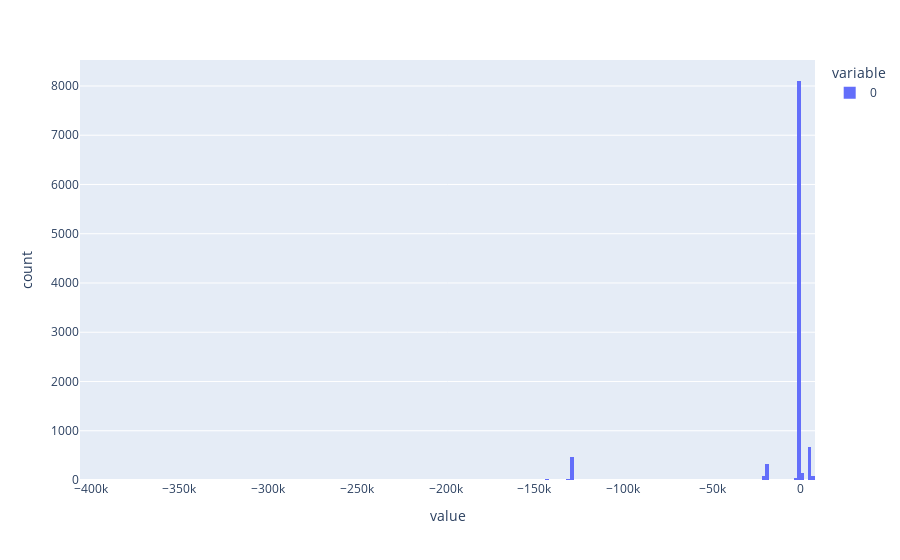

The cell this chart's notebook holds for it:
### Code cell
import plotly.express as px
px.histogram(df)

### Figure 1 — Plotly figure (JSON) as saved in the notebook; plotly's stock layout.template omitted (floating-point values rounded to 4 significant figures; data arrays with more than 128 entries replaced by an {"elided": "..."} marker saying what was removed)
{"data": [{"alignmentgroup": "True", "bingroup": "x", "hovertemplate": "variable=0<br>value=%{x}<br>count=%{y}<extra></extra>", "legendgroup": "0", "marker": {"color": "#636efa", "pattern": {"shape": ""}}, "name": "0", "offsetgroup": "0", "orientation": "v", "showlegend": true, "type": "histogram", "x": {"elided": "10000 float values"}, "xaxis": "x", "yaxis": "y"}], "layout": {"barmode": "relative", "legend": {"title": {"text": "variable"}, "tracegroupgap": 0}, "margin": {"t": 60}, "xaxis": {"anchor": "y", "domain": [0, 1], "title": {"text": "value"}}, "yaxis": {"anchor": "x", "domain": [0, 1], "title": {"text": "count"}}}}
